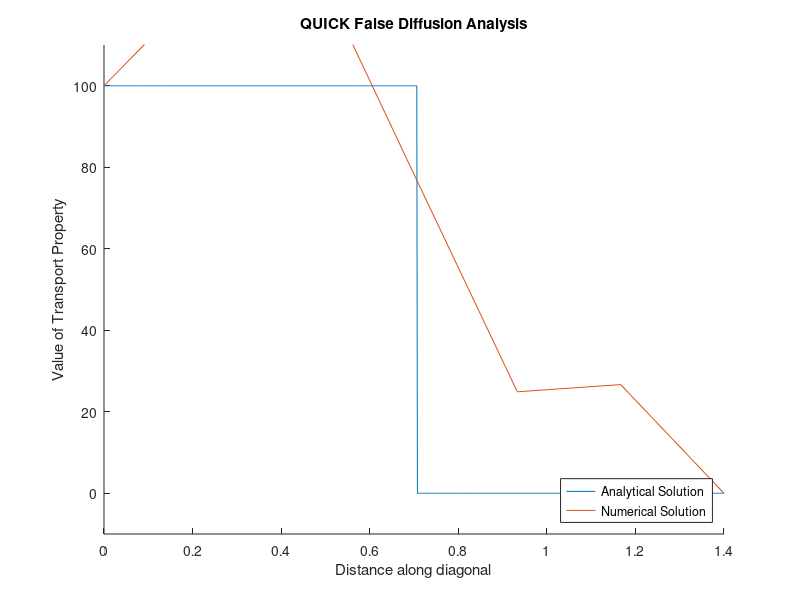

Write the MATLAB code that produced this figure.
close all, clear ,clc;
Nx=input('Enter the number of points along x and y axis \n');
Ny=Nx;
Lx=1;
Ly=1;
L=(Lx*Ly)^.5;
u=2;
v=2;
p_w=100;
p_n=100;
p_e=0;
p_s=0;
A=zeros(Nx*Nx,Nx*Nx);
B=zeros(Nx*Ny,1);
WE = [0 0 -3/8 (-2/8-1) (2/8+1)*p_w
      0 (7/8+1/8) (-3/8) (1/4) -(1/4)*p_w
      -1/8 6/8 0 1 -p_e
      -1/8 (6/8+1/8) -3/8 0 0];
SN = [0 0 -3/8 (-2/8-1) (2/8+1)*p_s
      0 (7/8+1/8) (-3/8) 1/4 -(1/4)*p_s
      -1/8 6/8 0 1 -p_n
      -1/8 (6/8+1/8) -3/8 0 0]; 
for i=1:Ny
    for j=1:Nx
        a_n=(i-1)*Nx+j;
        switch(j)
            case(1)
                aWW=WE(1,1);aW=WE(1,2);aE=WE(1,3);Spwe=WE(1,4);Suwe=WE(1,5);
                A(a_n,a_n+1)=-aE;
            case(2)
                aWW=WE(2,1);aW=WE(2,2);aE=WE(2,3);Spwe=WE(2,4);Suwe=WE(2,5);
                A(a_n,a_n-1)=-aW;A(a_n,a_n+1)=-aE;
            case (Nx)
                aWW=WE(3,1);aW=WE(3,2);aE=WE(3,3);Spwe=WE(3,4);Suwe=WE(3,5);
                A(a_n,a_n-2)=-aWW;A(a_n,a_n-1)=-aW;
            otherwise
                aWW=WE(4,1);aW=WE(4,2);aE=WE(4,3);Spwe=WE(4,4);Suwe=WE(4,5);
                A(a_n,a_n-2)=-aWW;A(a_n,a_n-1)=-aW;A(a_n,a_n+1)=-aE;
        end
        switch(i)
            case(Ny)
                aSS=SN(1,1);aS=SN(1,2);aN=SN(1,3);Spsn=SN(1,4);Susn=SN(1,5);
                A(a_n,a_n-Nx)=-aN;
            case(Ny-1)
                aSS=SN(2,1);aS=SN(2,2);aN=SN(2,3);Spsn=SN(2,4);Susn=SN(2,5);
                A(a_n,a_n+Nx)=-aS;A(a_n,a_n-Nx)=-aN;
            case(1)
                aSS=SN(3,1);aS=SN(3,2);aN=SN(3,3);Spsn=SN(3,4);Susn=SN(3,5);
                A(a_n,a_n+2*Nx)=-aSS;A(a_n,a_n+Nx)=-aS;
            otherwise
                aSS=SN(4,1);aS=SN(4,2);aN=SN(4,3);Spsn=SN(4,4);Susn=SN(4,5);
                A(a_n,a_n+2*Nx)=-aSS;A(a_n,a_n+Nx)=-aS;A(a_n,a_n-Nx)=-aN;
        end
        B(a_n,1)=Suwe+Susn;
        aP=aWW+aW+aE-Spwe+aSS+aS+aN-Spsn;
        A(a_n,a_n)=aP;
    end
end
T=mldivide(A,B);
hold on;
%Graph Essentials
xlabel('Distance along diagonal');
ylabel('Value of Transport Property');
title('QUICK False Diffusion Analysis');
%Analytical solution
z = linspace (0,L*1.4,1000);
for k=1:1:max(size(z))
if z(k)<(L*.7075)
    TA(k)=100;
else
    TA(k)=0;
end
end
xticks([0 .2 .4 .6 .8 1.0 1.2 1.4]);
%diagonalisation of temperature
p = linspace (0,L*1.4,Nx+2);
m=1;
plot(z,TA);
for i=1:Nx:Nx*Ny-Nx+1
Td(m+1)=T(i+m-1);
m=m+1;
end
Td(1)=100;
Td(Nx+2)=0;
plot (p,Td);
hold off
legend('Analytical Solution','Numerical Solution','Location','southeast','orientation','vertical');
%Graph Essentials
xlim([0 1.4]);
ylim([-10 110]);
xlabel('Distance along diagonal');
ylabel('Value of Transport Property');
title('QUICK False Diffusion Analysis');    